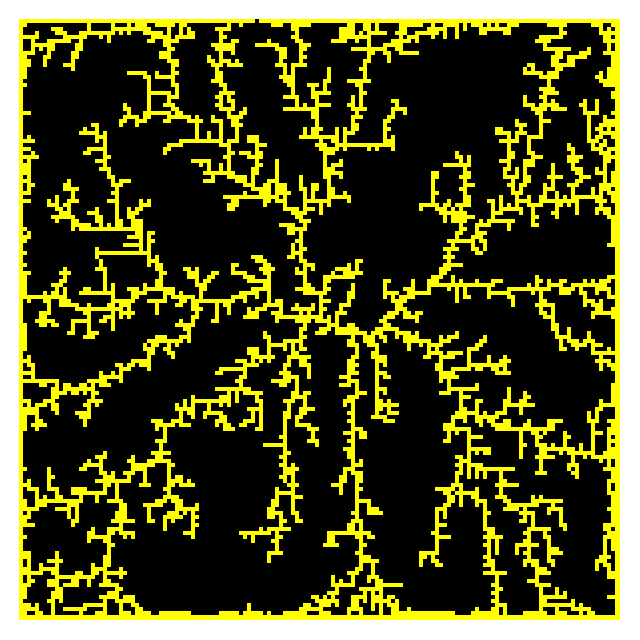

Reproduce this figure in gnuplot.
set terminal png size 640,640
set output "a.png"

unset colorbox
unset xtics
unset ytics

unset border
set margins 1,1,1,1
set size square
plot "a.dat" matrix with image